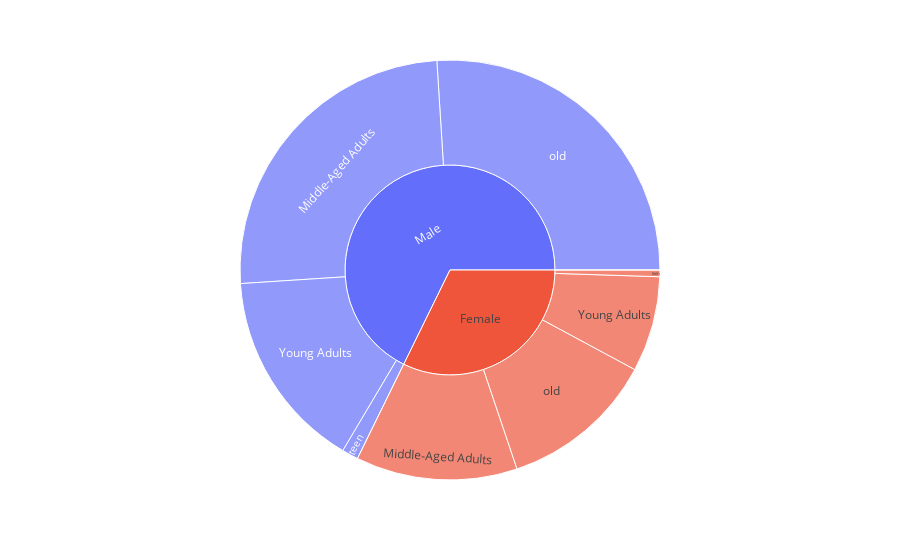

The cell this chart's notebook holds for it:
### Code cell
px.sunburst(data_frame= shop , path = ['Gender' ,'Age_category'] , values='Purchase Amount (USD)')

### Figure 1 — Plotly figure (JSON) as saved in the notebook; plotly's stock layout.template omitted (floating-point values rounded to 4 significant figures)
{"data": [{"branchvalues": "total", "domain": {"x": [0, 1], "y": [0, 1]}, "hovertemplate": "labels=%{label}<br>Purchase Amount (USD)=%{value}<br>parent=%{parent}<br>id=%{id}<extra></extra>", "ids": ["Female/child", "Male/child", "Female/teen", "Male/teen", "Female/Young Adults", "Male/Young Adults", "Female/Middle-Aged Adults", "Male/Middle-Aged Adults", "Female/old", "Male/old", "Female", "Male"], "labels": ["child", "child", "teen", "teen", "Young Adults", "Young Adults", "Middle-Aged Adults", "Middle-Aged Adults", "old", "old", "Female", "Male"], "name": "", "parents": ["Female", "Male", "Female", "Male", "Female", "Male", "Female", "Male", "Female", "Male", "", ""], "type": "sunburst", "values": [0, 0, 1194, 2945, 17141, 35999, 28971, 58351, 27885, 60595, 75191, 157890]}], "layout": {"autosize": true, "legend": {"tracegroupgap": 0}, "margin": {"t": 60}}}
